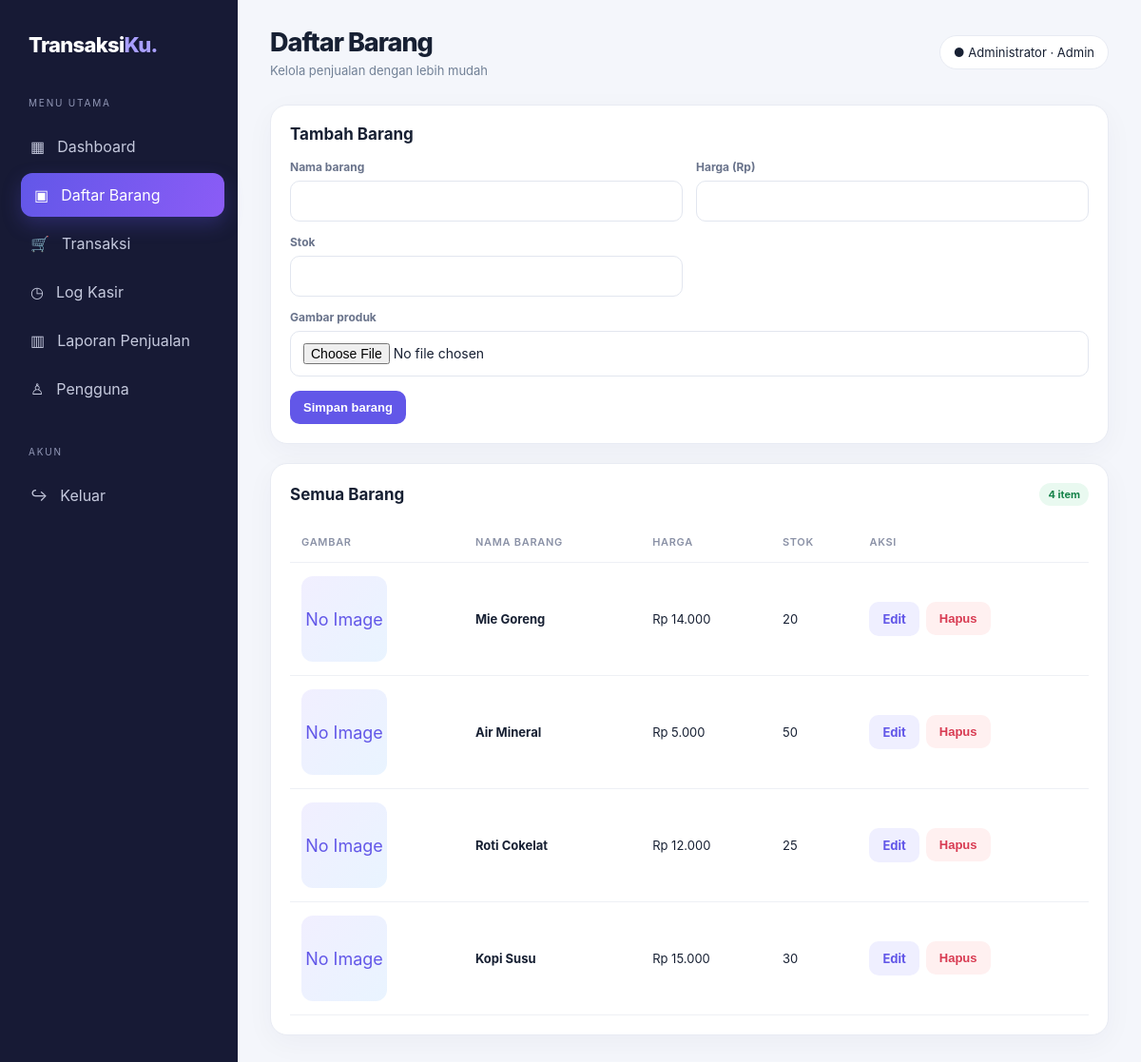
The page /products.php (signed in) on the database its author committed.
### tables this page shows
CREATE TABLE products (
  id INT AUTO_INCREMENT PRIMARY KEY,
  nama VARCHAR(120) NOT NULL,
  harga DECIMAL(12,2) NOT NULL,
  stok INT NOT NULL DEFAULT 0,
  gambar VARCHAR(255) NULL DEFAULT NULL,
  created_at TIMESTAMP DEFAULT CURRENT_TIMESTAMP
);

### config.php (called while the page is built, shortened)
<?php
function e($value): string { return htmlspecialchars((string)$value, ENT_QUOTES, 'UTF-8'); }
function rupiah($value): string { return 'Rp ' . number_format((float)$value, 0, ',', '.'); }
function user(): ?array { return $_SESSION['user'] ?? null; }

### products.php (the view, shortened to what this page needs)
<?php
require 'config.php';
$canManage = in_array(user()['role'], ['admin', 'kasir'], true);
$edit = null;
$products = $pdo->query('SELECT * FROM products ORDER BY id DESC')->fetchAll();
require 'partials.php';
layout_start('Daftar Barang', 'produk');
?>
<?php if ($canManage): ?>
<div class="panel">
    <div class="panel-head"><h3><?= $edit ? 'Edit Barang' : 'Tambah Barang' ?></h3></div>
    <form method="post" enctype="multipart/form-data">
        <div class="form-grid">
            <div class="field">
                <label>Nama barang</label>
                <input class="input" name="nama" required value="<?= e($edit['nama'] ?? '') ?>">
            </div>
            <div class="field">
                <label>Harga (Rp)</label>
                <input class="input" type="number" min="0" name="harga" required value="<?= e($edit['harga'] ?? '') ?>">
            </div>
            <div class="field">
                <label>Stok</label>
                <input class="input" type="number" min="0" name="stok" required value="<?= e($edit['stok'] ?? '') ?>">
            </div>
            <div class="field field-full">
                <label>Gambar produk</label>
                <input class="input" type="file" name="gambar" accept=".jpg,.jpeg,.png,.gif,.webp,image/jpeg,image/png,image/gif,image/webp">
            </div>
        </div>
        <div class="actions" style="margin-top:15px">
            <button class="btn">Simpan barang</button>
        </div>
    </form>
</div>
<?php endif; ?>
<div class="panel">
    <div class="panel-head"><h3>Semua Barang</h3><span class="badge"><?= count($products) ?> item</span></div>
    <div class="table-wrap">
        <table>
            <thead>
                <tr>
                    <th>Gambar</th>
                    <th>Nama Barang</th>
                    <th>Harga</th>
                    <th>Stok</th>
                    <?php if ($canManage): ?><th>Aksi</th><?php endif; ?>
                </tr>
            </thead>
            <tbody>
            <?php foreach ($products as $p): ?>
                <tr>
                    <td>
                        <?php if (!empty($p['gambar'])): ?>
                            <img class="product-thumb" src="<?= e($p['gambar']) ?>" alt="<?= e($p['nama']) ?>">
                        <?php else: ?>
                            <div class="product-thumb placeholder">No Image</div>
                        <?php endif; ?>
                    </td>
                    <td><b><?= e($p['nama']) ?></b></td>
                    <td><?= rupiah($p['harga']) ?></td>
                    <td><?= (int)$p['stok'] ?></td>
                    <?php if ($canManage): ?>
                        <td>
                            <div class="actions">
                                <a class="btn btn-soft" href="?edit=<?= $p['id'] ?>">Edit</a>
                                <form method="post" onsubmit="return confirm('Hapus barang ini?')">
                                    <button class="btn btn-danger">Hapus</button>
                                </form>
                            </div>
                        </td>
                    <?php endif; ?>
                </tr>
            <?php endforeach; ?>
            </tbody>
        </table>
    </div>
</div>
<?php layout_end(); ?>

### partials.php (shortened to what this page needs)
<?php
function layout_start(string $title, string $active=''): void {
    $u = user(); ?>
<!doctype html><html lang="id"><head><meta charset="utf-8"><meta name="viewport" content="width=device-width, initial-scale=1">
<title><?= e($title) ?> | TransaksiKu</title><link rel="stylesheet" href="style.css"></head><body>
<div class="layout"><aside class="sidebar" id="sidebar"><div class="brand">Transaksi<span>Ku.</span></div>
<div class="nav-title">MENU UTAMA</div>
<a class="nav-link <?= $active==='dashboard'?'active':'' ?>" href="index.php">▦ <span>Dashboard</span></a>
<a class="nav-link <?= $active==='produk'?'active':'' ?>" href="products.php">▣ <span>Daftar Barang</span></a>
<a class="nav-link <?= $active==='transaksi'?'active':'' ?>" href="shop.php">🛒 <span>Transaksi</span></a>
<?php if(in_array($u['role'],['admin','kasir'],true)): ?><a class="nav-link <?= $active==='log'?'active':'' ?>" href="logs.php">◷ <span>Log Kasir</span></a><?php endif; ?>
<?php if($u['role']==='admin'): ?><a class="nav-link <?= $active==='reports'?'active':'' ?>" href="reports.php">▥ <span>Laporan Penjualan</span></a><?php endif; ?>
<?php if($u['role']==='admin'): ?><a class="nav-link <?= $active==='users'?'active':'' ?>" href="users.php">♙ <span>Pengguna</span></a><?php endif; ?>
<div class="nav-title" style="margin-top:25px">AKUN</div><a class="nav-link" href="logout.php">↪ <span>Keluar</span></a></aside>
<main class="main"><header class="topbar"><div style="display:flex;align-items:center;gap:12px"><button class="menu-btn" onclick="toggleMenu()">☰</button><div><h1 class="page-title"><?= e($title) ?></h1><div class="sub">Kelola penjualan dengan lebih mudah</div></div></div><div class="user-pill">● <?= e($u['nama']) ?> · <?= e(ucfirst($u['role'])) ?></div></header>
<?php }
function layout_end(): void { ?>
</main></div></body></html><?php }

### style.css (style rules this page uses)
:root { --ink:#172033;--muted:#718096;--primary:#6257e8;--primary2:#8b5cf6;--bg:#f4f6fb;--line:#e8ebf3 }
* { box-sizing:border-box }
body { margin:0;background:var(--bg);color:var(--ink);font-family:Inter,ui-sans-serif,system-ui,-apple-system,"Segoe UI",sans-serif }
a { text-decoration:none;color:inherit }
.layout { min-height:100vh }
.sidebar { position:fixed;inset:0 auto 0 0;width:250px;background:#171a35;color:#fff;padding:26px 18px;z-index:20;transition:transform .3s ease }
.brand { font-size:22px;font-weight:800;letter-spacing:-.7px;padding:8px 12px 30px }
.brand span { color:#a99fff }
.nav-title { font-size:10px;letter-spacing:1.8px;color:#9298b7;padding:12px }
.nav-link { display:flex;align-items:center;gap:13px;padding:13px 14px;margin:5px 0;border-radius:12px;color:#c5c9dd;transition:all .22s ease }
.nav-link:hover,.nav-link.active { background:linear-gradient(110deg,#6257e8,#8b5cf6);color:#fff;transform:translateX(4px);box-shadow:0 8px 20px #6257e844 }
.main { margin-left:250px;padding:28px 34px;min-height:100vh }
.topbar { display:flex;align-items:center;justify-content:space-between;margin-bottom:28px;gap:15px }
.page-title { font-size:27px;font-weight:800;letter-spacing:-1px;margin:0 }
.sub { color:var(--muted);font-size:13px;margin-top:5px }
.user-pill { background:#fff;border:1px solid var(--line);padding:9px 14px;border-radius:30px;font-size:13px }
.stat,.panel { background:#fff;border:1px solid var(--line);border-radius:18px;padding:20px;box-shadow:0 8px 30px #1b24500a }
.panel { margin-top:20px }
.panel-head { display:flex;justify-content:space-between;align-items:center;gap:12px;margin-bottom:17px }
.panel h3 { margin:0;font-size:17px }
.table-wrap { overflow-x:auto }
table { width:100%;border-collapse:collapse;min-width:600px }
th,td { text-align:left;padding:14px 12px;border-bottom:1px solid #eef0f5;font-size:13px }
th { color:#8a91a6;font-weight:600;font-size:11px;text-transform:uppercase;letter-spacing:.7px }
.btn { border:0;display:inline-flex;align-items:center;justify-content:center;gap:7px;padding:10px 14px;border-radius:10px;background:var(--primary);color:#fff;font-weight:650;font-size:13px;cursor:pointer;transition:.2s }
.btn-soft { background:#efefff;color:var(--primary) }
.btn-danger { background:#fff0f0;color:#d83b52 }
.input,.select { width:100%;border:1px solid #e2e6ef;border-radius:10px;padding:12px 13px;font:inherit;font-size:14px;outline:none;background:#fff }
.form-grid { display:grid;grid-template-columns:repeat(2,1fr);gap:14px }
.field { min-width:0 }
.field-full { grid-column:1 / -1 }
.field label { display:block;font-size:12px;color:#69738b;margin-bottom:7px;font-weight:650 }
.actions { display:flex;gap:7px;flex-wrap:wrap }
.badge { display:inline-block;padding:5px 9px;border-radius:20px;background:#e9f9f0;color:#16834a;font-size:11px;font-weight:700 }
.shop-product-image,.product-thumb { display:block;width:100%;height:100%;object-fit:cover;border-radius:12px }
.product-thumb { width:90px;height:90px;border-radius:12px;background:#f3f4fb;object-fit:cover }
.product-thumb.placeholder { display:grid;place-items:center;font-size:18px;background:linear-gradient(135deg,#f1efff,#e9f4ff);color:#6257e8 }

### rows shown on the page
products: shows "No Image", nama "Mie Goreng", harga "Rp 14.000", stok "20"
products: shows "No Image", nama "Air Mineral", harga "Rp 5.000", stok "50"
products: shows "No Image", nama "Roti Cokelat", harga "Rp 12.000", stok "25"
products: shows "No Image", nama "Kopi Susu", harga "Rp 15.000", stok "30"

### other values the page prints
$title "Daftar Barang"
$u['nama'] "Administrator"
$u['role'] "Admin"
count($products) "4"
